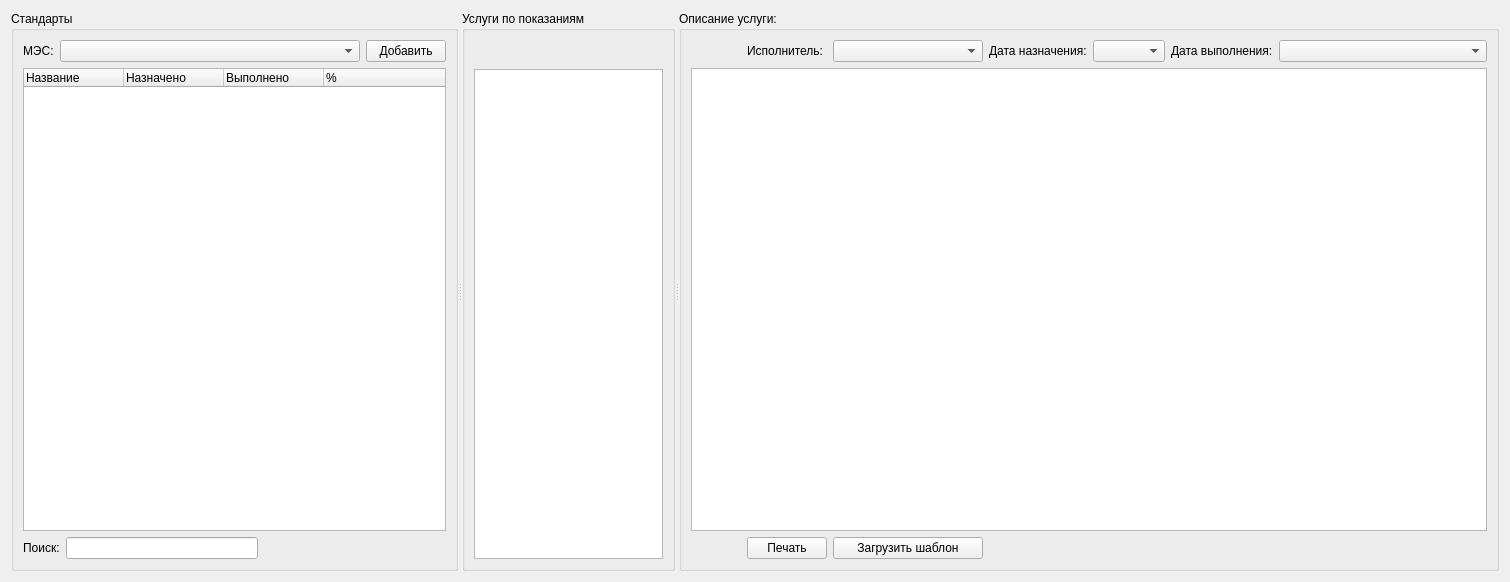
<?xml version="1.0" encoding="UTF-8"?>
<ui version="4.0">
 <class>QStandartPageWidget</class>
 <widget class="QWidget" name="QStandartPageWidget">
  <property name="geometry">
   <rect>
    <x>0</x>
    <y>0</y>
    <width>1510</width>
    <height>582</height>
   </rect>
  </property>
  <property name="sizePolicy">
   <sizepolicy hsizetype="Expanding" vsizetype="Expanding">
    <horstretch>0</horstretch>
    <verstretch>0</verstretch>
   </sizepolicy>
  </property>
  <property name="windowTitle">
   <string>Form</string>
  </property>
  <layout class="QGridLayout" name="gridLayout_4">
   <item row="0" column="0">
    <widget class="QScrollArea" name="scrollArea">
     <property name="frameShape">
      <enum>QFrame::NoFrame</enum>
     </property>
     <property name="widgetResizable">
      <bool>true</bool>
     </property>
     <widget class="QWidget" name="scrollAreaWidgetContents">
      <property name="geometry">
       <rect>
        <x>0</x>
        <y>0</y>
        <width>1492</width>
        <height>564</height>
       </rect>
      </property>
      <layout class="QVBoxLayout" name="verticalLayout">
       <property name="margin">
        <number>0</number>
       </property>
       <item>
        <widget class="QSplitter" name="splitter">
         <property name="sizePolicy">
          <sizepolicy hsizetype="Expanding" vsizetype="Expanding">
           <horstretch>0</horstretch>
           <verstretch>0</verstretch>
          </sizepolicy>
         </property>
         <property name="minimumSize">
          <size>
           <width>0</width>
           <height>400</height>
          </size>
         </property>
         <property name="orientation">
          <enum>Qt::Horizontal</enum>
         </property>
         <widget class="QGroupBox" name="groupBox_2">
          <property name="title">
           <string>Стандарты</string>
          </property>
          <layout class="QGridLayout" name="gridLayout">
           <item row="2" column="3" colspan="2">
            <spacer name="horizontalSpacer_2">
             <property name="orientation">
              <enum>Qt::Horizontal</enum>
             </property>
             <property name="sizeHint" stdset="0">
              <size>
               <width>197</width>
               <height>20</height>
              </size>
             </property>
            </spacer>
           </item>
           <item row="2" column="2">
            <widget class="QLineEdit" name="edtServiceFilter"/>
           </item>
           <item row="2" column="0" colspan="2">
            <widget class="QLabel" name="lblFilter">
             <property name="text">
              <string>Поиск:</string>
             </property>
            </widget>
           </item>
           <item row="1" column="0" colspan="5">
            <widget class="QTreeWidget" name="treeStandartList">
             <property name="contextMenuPolicy">
              <enum>Qt::ActionsContextMenu</enum>
             </property>
             <property name="lineWidth">
              <number>1</number>
             </property>
             <property name="editTriggers">
              <set>QAbstractItemView::DoubleClicked|QAbstractItemView::EditKeyPressed|QAbstractItemView::SelectedClicked</set>
             </property>
             <property name="selectionMode">
              <enum>QAbstractItemView::ExtendedSelection</enum>
             </property>
             <attribute name="headerCascadingSectionResizes">
              <bool>false</bool>
             </attribute>
             <attribute name="headerHighlightSections">
              <bool>false</bool>
             </attribute>
             <attribute name="headerMinimumSectionSize">
              <number>27</number>
             </attribute>
             <column>
              <property name="text">
               <string>Название</string>
              </property>
             </column>
             <column>
              <property name="text">
               <string>Назначено</string>
              </property>
             </column>
             <column>
              <property name="text">
               <string>Выполнено</string>
              </property>
             </column>
             <column>
              <property name="text">
               <string>%</string>
              </property>
             </column>
            </widget>
           </item>
           <item row="0" column="0">
            <widget class="QLabel" name="lblMES">
             <property name="text">
              <string>МЭС:</string>
             </property>
            </widget>
           </item>
           <item row="0" column="1" colspan="3">
            <widget class="CMESComboBox" name="cmbMes">
             <property name="minimumSize">
              <size>
               <width>300</width>
               <height>0</height>
              </size>
             </property>
             <property name="baseSize">
              <size>
               <width>0</width>
               <height>0</height>
              </size>
             </property>
            </widget>
           </item>
           <item row="0" column="4">
            <widget class="QPushButton" name="btnAdd">
             <property name="text">
              <string>Добавить</string>
             </property>
            </widget>
           </item>
          </layout>
         </widget>
         <widget class="QGroupBox" name="groupBox_3">
          <property name="title">
           <string>Услуги по показаниям</string>
          </property>
          <layout class="QGridLayout" name="gridLayout_3">
           <item row="1" column="0">
            <widget class="QTableView" name="tblStandart"/>
           </item>
           <item row="0" column="0">
            <widget class="QLabel" name="label">
             <property name="minimumSize">
              <size>
               <width>0</width>
               <height>23</height>
              </size>
             </property>
             <property name="text">
              <string/>
             </property>
            </widget>
           </item>
          </layout>
         </widget>
         <widget class="QGroupBox" name="groupBox">
          <property name="sizePolicy">
           <sizepolicy hsizetype="Expanding" vsizetype="Preferred">
            <horstretch>0</horstretch>
            <verstretch>0</verstretch>
           </sizepolicy>
          </property>
          <property name="maximumSize">
           <size>
            <width>16777215</width>
            <height>16777215</height>
           </size>
          </property>
          <property name="title">
           <string>Описание услуги:</string>
          </property>
          <layout class="QGridLayout" name="gridLayout_2">
           <item row="0" column="2">
            <widget class="QLabel" name="lblPerson">
             <property name="text">
              <string>Исполнитель:</string>
             </property>
            </widget>
           </item>
           <item row="0" column="3">
            <widget class="CPersonComboBoxEx" name="cmbPerson">
             <property name="minimumSize">
              <size>
               <width>150</width>
               <height>0</height>
              </size>
             </property>
            </widget>
           </item>
           <item row="0" column="4">
            <widget class="QLabel" name="lblSetDate">
             <property name="text">
              <string>Дата назначения:</string>
             </property>
            </widget>
           </item>
           <item row="0" column="5">
            <widget class="CDateEdit" name="edtSetDate"/>
           </item>
           <item row="0" column="6">
            <widget class="QLabel" name="lblExecDate">
             <property name="text">
              <string>Дата выполнения:</string>
             </property>
            </widget>
           </item>
           <item row="0" column="7">
            <widget class="CDateEdit" name="edtExecDate"/>
           </item>
           <item row="0" column="1">
            <spacer name="horizontalSpacer_3">
             <property name="orientation">
              <enum>Qt::Horizontal</enum>
             </property>
             <property name="sizeHint" stdset="0">
              <size>
               <width>180</width>
               <height>20</height>
              </size>
             </property>
            </spacer>
           </item>
           <item row="1" column="1" colspan="7">
            <widget class="CExActionPropertiesTableView" name="tblAPProps"/>
           </item>
           <item row="2" column="7">
            <spacer name="horizontalSpacer">
             <property name="orientation">
              <enum>Qt::Horizontal</enum>
             </property>
             <property name="sizeHint" stdset="0">
              <size>
               <width>338</width>
               <height>20</height>
              </size>
             </property>
            </spacer>
           </item>
           <item row="2" column="3">
            <widget class="CActionTemplateChooseButton" name="btnLoadTemplate">
             <property name="text">
              <string>Загрузить шаблон</string>
             </property>
            </widget>
           </item>
           <item row="2" column="2">
            <widget class="CPrintButton" name="btnAPPrint">
             <property name="text">
              <string>Печать</string>
             </property>
            </widget>
           </item>
          </layout>
         </widget>
        </widget>
       </item>
      </layout>
     </widget>
    </widget>
   </item>
  </layout>
 </widget>
 <customwidgets>
  <customwidget>
   <class>CDateEdit</class>
   <extends>QComboBox</extends>
   <header>library/DateEdit.h</header>
  </customwidget>
  <customwidget>
   <class>CPersonComboBoxEx</class>
   <extends>QComboBox</extends>
   <header>Orgs/PersonComboBoxEx.h</header>
  </customwidget>
  <customwidget>
   <class>CMESComboBox</class>
   <extends>QComboBox</extends>
   <header>library/MES/MESComboBox.h</header>
  </customwidget>
  <customwidget>
   <class>CExActionPropertiesTableView</class>
   <extends>QTableView</extends>
   <header>Events/ActionPropertiesTable.h</header>
  </customwidget>
  <customwidget>
   <class>CActionTemplateChooseButton</class>
   <extends>QPushButton</extends>
   <header>Events/ActionTemplateChoose.h</header>
  </customwidget>
  <customwidget>
   <class>CPrintButton</class>
   <extends>QPushButton</extends>
   <header>library/PrintTemplates.h</header>
  </customwidget>
 </customwidgets>
 <resources/>
 <connections/>
</ui>
